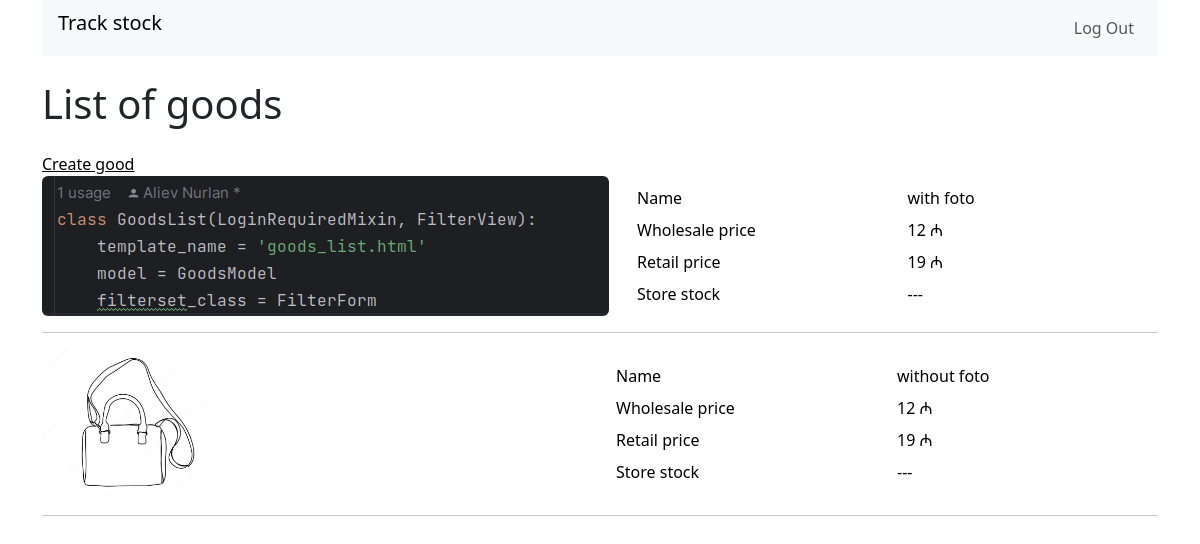
Screenshot of /goods/ (signed in) with the database file from the repository.
### goods_map/goods/models.py (models this page shows, shortened)
class GoodsModel(models.Model):
    name = models.CharField(max_length=50)
    images = models.ImageField(upload_to='images', null=True, blank=True)
    cost_price = models.PositiveSmallIntegerField(null=True)
    wholesale_price = models.PositiveSmallIntegerField(null=True)
    retail_price = models.PositiveSmallIntegerField(null=True)
    weight = models.FloatField(null=True)
    stock = models.ManyToManyField(StockModel)

### goods_map/goods/views.py (the view)
# urls.py: path('', views.GoodsList.as_view(), name='good_list'),
class GoodsList(LoginRequiredMixin, FilterView):
    template_name = 'goods_list.html'
    model = GoodsModel
    filterset_class = FilterForm

### goods_map/goods/templates/goods_list.html
{% extends "base.html" %}
{% load bootstrap4 %}
{% load static %}
{% block main %}
<h1 class="my-4">List of goods</h1>
<a class="text-black" href="{% url 'create_good' %}">Create good</a>
<a class="container">
{% for good in object_list %}
  <a href="{% url 'good_card' pk=good.id %}" class="text-black text-decoration-none"><div class="row align-items-center">
    <div class="col" >
        {% if good.images %}
            <img src="{{ good.images.url }}" class="rounded float-left" alt="Responsive image" style="max-height:150px">
        {% else %}
            <img src="{% static 'goods_map/image_not_found.png' %}" class="rounded float-left" alt="Responsive image" style="max-height:150px">
        {% endif %}
    </div>
    <div class="col">
        <div class="row p-1">
            <div class="col">
                Name
            </div>
            <div class="col">
                {{ good.name }}
            </div>
        </div>
        <div class="row p-1">
            <div class="col">
                Wholesale price
            </div>
            <div class="col">
                {% if good.wholesale_price %}
                {{ good.wholesale_price }} ₼
                {% else %}
                ---
                {% endif %}
            </div>
        </div>
        <div class="row p-1">
            <div class="col">
                Retail price
            </div>
            <div class="col">
                {% if good.retail_price %}
                {{ good.retail_price }} ₼
                {% else %}
                ---
                {% endif %}
            </div>
        </div>
        <div class="row p-1">
            <div class="col">
                Store stock
            </div>
            <div class="col">
                {% if good.stock.all %}
                {% for i in good.stock.all %}
                {{ i }}
                {% endfor %}
                {% else %}
                ---
                {% endif %}
            </div>
        </div>
    </div>
</div></a>
    <hr>
{% endfor %}
{% endblock%}

### rows the page displays
GoodsModel: images (picture), name "with foto", wholesale_price "12", retail_price "19"
GoodsModel: name "without foto", wholesale_price "12", retail_price "19"
